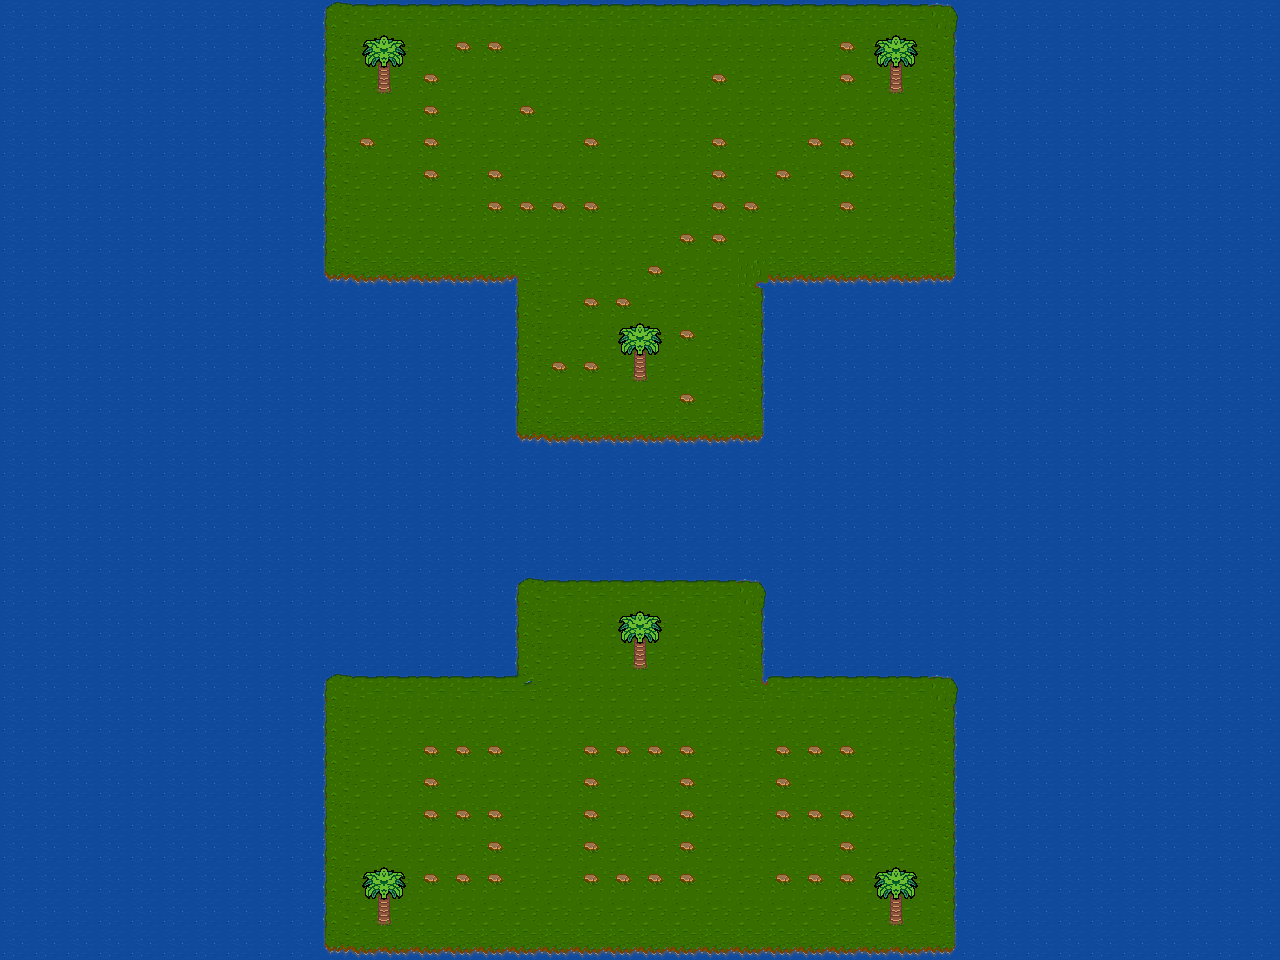

A level layout from a 2D game, rendered from its tile map. Below: a short description, then the map file with tile-grid data replaced by summaries:
An orthogonal 40x30 tile map with 32x32 px tiles, 3 tile layers (Ocean, islands, palm-tree) and 24 objects (16x animal, 4x island, 4x playerStart).

<map version="1.9" tiledversion="1.9.2" orientation="orthogonal" renderorder="right-down" width="40" height="30" tilewidth="32" tileheight="32" infinite="0" nextlayerid="5" nextobjectid="27">
 <tileset firstgid="1" source="amaru-set.tsx" />
 <layer id="1" name="Ocean" width="40" height="30">
  <data>[1200 cells, 1200 non-empty, 1 distinct tile ids]</data>
 </layer>
 <layer id="2" name="islands" width="40" height="30">
  <data>[1200 cells, 424 non-empty, 14 distinct tile ids]</data>
 </layer>
 <layer id="3" name="palm-tree" width="40" height="30">
  <data>[1200 cells, 24 non-empty, 4 distinct tile ids]</data>
 </layer>
 <objectgroup id="4" name="objects">
  <object id="1" name="island4" class="island" x="322.621" y="1.25047" width="633.988" height="281.356" />
  <object id="3" name="island3" class="island" x="513.943" y="278.855" width="252.595" height="165.062" />
  <object id="4" name="island2" class="island" x="515.193" y="578.967" width="251.344" height="100.038" />
  <object id="6" name="island1" class="island" x="322.621" y="676.504" width="633.988" height="281.356" />
  <object id="7" name="animal16" class="animal" x="31.2617" y="157.559" width="32" height="32" />
  <object id="8" name="animal15" class="animal" x="71.5328" y="447.924" width="32" height="32" />
  <object id="9" name="animal14" class="animal" x="30.2674" y="833.068" width="32" height="32" />
  <object id="10" name="animal13" class="animal" x="257.853" y="898.093" width="32" height="32" />
  <object id="11" name="animal12" class="animal" x="255.352" y="127.804" width="32" height="32" />
  <object id="12" name="animal11" class="animal" x="257.853" y="381.649" width="32" height="32" />
  <object id="13" name="animal10" class="animal" x="220.339" y="604.233" width="32" height="32" />
  <object id="14" name="animal9" class="animal" x="1058.15" y="833.068" width="32" height="32" />
  <object id="15" name="animal8" class="animal" x="1213.21" y="898.093" width="32" height="32" />
  <object id="16" name="animal7" class="animal" x="1218.44" y="483.799" width="32" height="32" />
  <object id="17" name="animal6" class="animal" x="1216.44" y="124.506" width="32" height="32" />
  <object id="18" name="animal5" class="animal" x="1011.7" y="178.701" width="32" height="32" />
  <object id="19" name="animal4" class="animal" x="1077.94" y="377.416" width="32" height="32" />
  <object id="20" name="animal3" class="animal" x="1079.95" y="648.392" width="32" height="32" />
  <object id="21" name="animal2" class="animal" x="552.045" y="483.799" width="32" height="32" />
  <object id="22" name="animal1" class="animal" x="706.601" y="479.785" width="32" height="32" />
  <object id="23" name="player4" class="playerStart" x="441.648" y="305.156" width="32" height="32" />
  <object id="24" name="player3" class="playerStart" x="800.941" y="305.156" width="32" height="32" />
  <object id="25" name="player2" class="playerStart" x="447.669" y="612.262" width="32" height="32" />
  <object id="26" name="player1" class="playerStart" x="800.941" y="618.283" width="32" height="32" />
 </objectgroup>
</map>